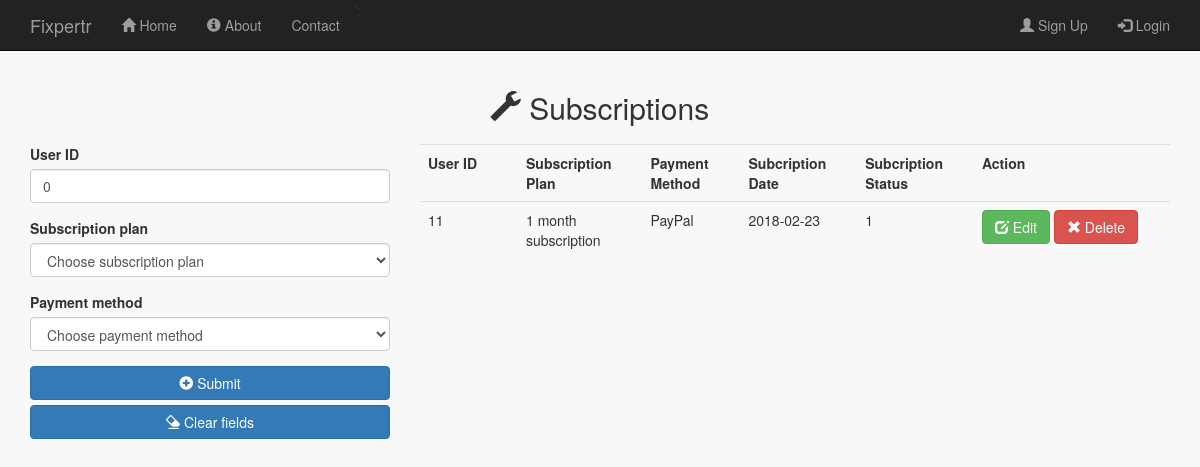
The app's page /public/subscriptions_admin.php, older data.
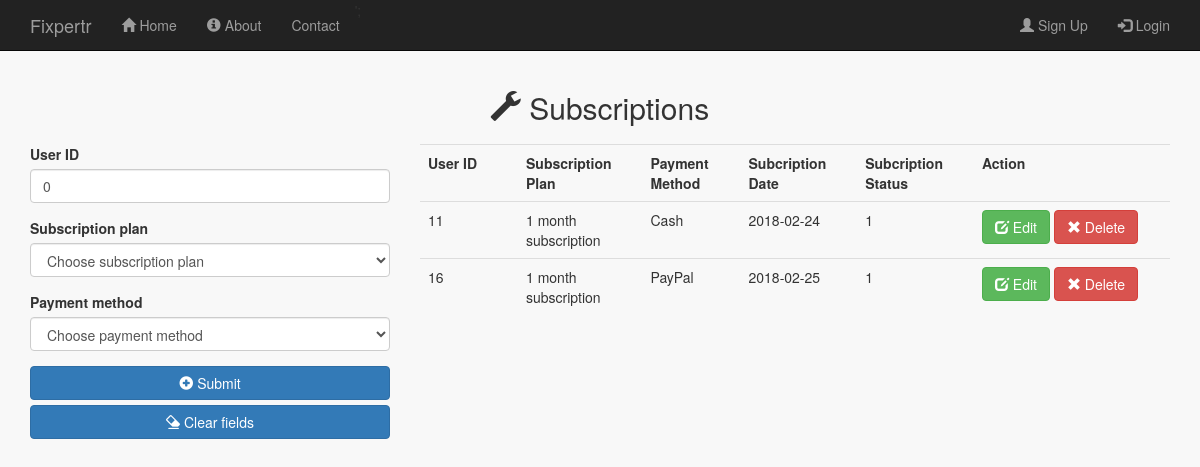
The same page, newer data.
### tables this page shows
CREATE TABLE IF NOT EXISTS `subscriptions` (
  `subscription_id` int(11) NOT NULL AUTO_INCREMENT,
  `user_id` int(11) NOT NULL,
  `sub_type_id` int(11) NOT NULL,
  `method` varchar(256) NOT NULL,
  `subscribe_date` date NOT NULL,
  `subscribe_time` time NOT NULL,
  PRIMARY KEY (`subscription_id`),
  KEY `user_id` (`user_id`),
  KEY `sub_type_id` (`sub_type_id`)
);

CREATE TABLE IF NOT EXISTS `subscription_types` (
  `sub_type_id` int(11) NOT NULL AUTO_INCREMENT,
  `sub_type` varchar(256) NOT NULL,
  `sub_cost` decimal(13,2) NOT NULL,
  `sub_duration` int(11) NOT NULL,
  PRIMARY KEY (`sub_type_id`)
);

CREATE TABLE IF NOT EXISTS `users` (
  `user_id` int(11) NOT NULL AUTO_INCREMENT,
  `user_first` varchar(256) NOT NULL,
  `user_last` varchar(256) NOT NULL,
  `user_image` varchar(256) DEFAULT NULL,
  `user_gender` varchar(256) DEFAULT NULL,
  `user_address` varchar(256) DEFAULT NULL,
  `user_email` varchar(256) NOT NULL,
  `user_mobile` varchar(20) DEFAULT NULL,
  `user_uid` varchar(256) NOT NULL,
  `user_pwd` varchar(256) NOT NULL,
  `user_type` varchar(256) NOT NULL,
  `date_registered` date NOT NULL,
  `user_timestamp` timestamp NULL DEFAULT NULL,
  `sub_status` tinyint(4) NOT NULL DEFAULT '1',
  PRIMARY KEY (`user_id`)
);

### public/subscriptions_admin.php (the view, shortened to what this page needs)
<?php
  include_once '../includes/db_connection.php';
    $user_id = 0;
    $edit_state = false;
  $results = mysqli_query($connection, "SELECT * FROM users, subscriptions, subscription_types WHERE subscriptions.sub_type_id = subscription_types.sub_type_id AND users.user_id = subscriptions.user_id");
?>
<!doctype html>
<html lang="en">
  <head>
    <link rel="stylesheet" type="text/css" href="stylesheets/bootstrap.min.css">
    <link rel="stylesheet" type="text/css" href="stylesheets/mystyles.css">
  </head>
  <body id="subscriptions_admin">
  <?php include '../includes/layouts/admin_header.php';?>
    <div class="content container">
     <h2 class="text-center" style="margin-bottom: 20px;"><span class="glyphicon glyphicon-wrench"></span> Subscriptions</h2>
    <div class="row">
      <div class="col-md-4">
       <form id="" action="<?php echo $_SERVER['PHP_SELF'];?>" method="POST" >
                          <div class="form-group">
                            <label for="user_id">User ID</label>
                            <input type="number"  class="form-control" name="user_id" value="<?php echo $user_id;?>">
                        </div>
                        <div class="form-group">
                            <label for="select_sub">Subscription plan</label>
                            <select name="select_sub" id="select_sub" class="form-control">
                              <option value="0">Choose subscription plan</option>
                            </select>
                        </div>
                           <div class="form-group">
                            <label for="select_method">Payment method</label>
                            <select name="select_method" id="select_method" class="form-control">
                              <option value="">Choose payment method</option>
                            </select>
                        </div>
                          <?php if($edit_state == false): ?>
                            <button  type="submit" name="submit" class="btn btn-primary btn-block"><span class="glyphicon glyphicon-plus-sign"> </span> Submit</button>
                          <?php else: ?>
                            <button  type="submit" name="update" class="btn btn-primary btn-block"><span class="glyphicon glyphicon-refresh"></span> Update </button>
                          <?php endif ?>
                            <button  type="submit" name="clear" class="btn btn-primary btn-block"><span class="glyphicon glyphicon-erase"></span> </span> Clear fields</button>
                      </form>
      </div>
        <div class="col-md-8">
          <div class="table-responsive"  >
              <table class="table">
                <tr>
                <th width="10%">User ID</th>
                <th width="10%">Subscription Plan</th>
                   <th width="10%">Payment Method</th>
                  <th width="10%">Subcription Date</th>
                  <th width="10%">Subcription Status</th>
                  <th width="20%">Action</th>
                </tr>
                 <?php while ($row = mysqli_fetch_array($results)) { ?>
                  <tr>
                      <td><?php echo $row['user_id']; ?></td>
                      <td><?php echo $row['sub_type']; ?></td>
                      <td><?php echo $row['method']; ?></td>
                      <td><?php echo $row['subscribe_date']; ?></td>
                       <td><?php echo $row['sub_status']; ?></td>
                      <td>
                      <a href="subscriptions_admin.php?edit=<?php echo $row['subscription_id']?>" class="btn btn-success" role="button"><span class="glyphicon glyphicon-edit"></span> Edit</a>
                      <a href="#" data-toggle="modal" data-target="#myModal" class="btn btn-danger" role="button"><span class="glyphicon glyphicon-remove"></span> Delete</a>
                      </td>
                  </tr>
                  <?php } ?>
              </table>
            </div>
        </div>
      </div>
    </div>
    <?php include '../includes/layouts/footer.php';?>

Row changes from the older to the newer data that the page shows:
removed subscriptions: user "11", sub_type.sub_type "1 month subscription", method "PayPal", subscribe_date "2018-02-23", user.sub_status "1"
added subscriptions: user "11", sub_type.sub_type "1 month subscription", method "Cash", subscribe_date "2018-02-24", user.sub_status "1"
added subscriptions: user "16", sub_type.sub_type "1 month subscription", method "PayPal", subscribe_date "2018-02-25", user.sub_status "1"
